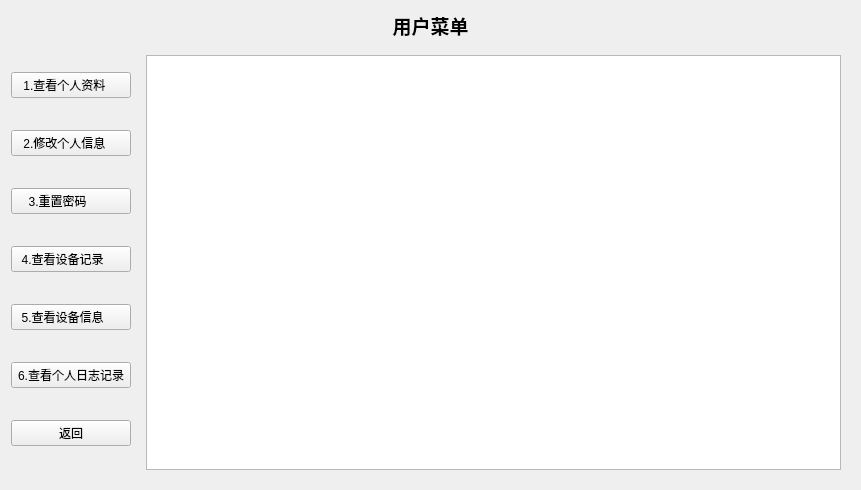
<?xml version="1.0" encoding="UTF-8"?>
<ui version="4.0">
 <class>UserMenu</class>
 <widget class="QWidget" name="UserMenu">
  <property name="geometry">
   <rect>
    <x>0</x>
    <y>0</y>
    <width>861</width>
    <height>490</height>
   </rect>
  </property>
  <property name="sizePolicy">
   <sizepolicy hsizetype="Fixed" vsizetype="Fixed">
    <horstretch>0</horstretch>
    <verstretch>0</verstretch>
   </sizepolicy>
  </property>
  <property name="windowTitle">
   <string>Form</string>
  </property>
  <layout class="QGridLayout" name="gridLayout_12">
   <item row="0" column="0">
    <widget class="QLabel" name="label">
     <property name="font">
      <font>
       <pointsize>14</pointsize>
       <weight>75</weight>
       <bold>true</bold>
      </font>
     </property>
     <property name="text">
      <string>用户菜单</string>
     </property>
     <property name="alignment">
      <set>Qt::AlignCenter</set>
     </property>
    </widget>
   </item>
   <item row="1" column="0">
    <layout class="QGridLayout" name="gridLayout_6">
     <item row="0" column="0">
      <layout class="QVBoxLayout" name="verticalLayout">
       <item>
        <widget class="QPushButton" name="btnUserInfo">
         <property name="text">
          <string>1.查看个人资料    </string>
         </property>
        </widget>
       </item>
       <item>
        <widget class="QPushButton" name="btnUpdataUserInfo">
         <property name="text">
          <string>2.修改个人信息    </string>
         </property>
        </widget>
       </item>
       <item>
        <widget class="QPushButton" name="btnResetPassword">
         <property name="text">
          <string>3.重置密码        </string>
         </property>
        </widget>
       </item>
       <item>
        <widget class="QPushButton" name="btnCatDeviceInfo">
         <property name="text">
          <string>  4.查看设备记录       </string>
         </property>
        </widget>
       </item>
       <item>
        <widget class="QPushButton" name="btnCatDeviceData">
         <property name="text">
          <string>  5.查看设备信息       </string>
         </property>
        </widget>
       </item>
       <item>
        <widget class="QPushButton" name="btnCatUserLog">
         <property name="text">
          <string>6.查看个人日志记录</string>
         </property>
        </widget>
       </item>
       <item>
        <widget class="QPushButton" name="btnBack">
         <property name="text">
          <string>返回</string>
         </property>
        </widget>
       </item>
      </layout>
     </item>
     <item row="0" column="1">
      <widget class="QStackedWidget" name="widgetUserMenu">
       <property name="currentIndex">
        <number>3</number>
       </property>
       <widget class="QWidget" name="pageViewUserInfo">
        <layout class="QGridLayout" name="gridLayout_5">
         <item row="0" column="0">
          <widget class="QWidget" name="widgetUserInfo" native="true">
           <property name="styleSheet">
            <string notr="true"/>
           </property>
           <layout class="QGridLayout" name="gridLayout_2">
            <item row="0" column="0">
             <layout class="QHBoxLayout" name="horizontalLayout" stretch="1,4">
              <item>
               <widget class="QLabel" name="label_2">
                <property name="styleSheet">
                 <string notr="true"/>
                </property>
                <property name="text">
                 <string>用户名：</string>
                </property>
               </widget>
              </item>
              <item>
               <widget class="QLabel" name="labelUsername">
                <property name="text">
                 <string/>
                </property>
               </widget>
              </item>
             </layout>
            </item>
            <item row="1" column="0">
             <layout class="QHBoxLayout" name="horizontalLayout_2" stretch="1,4">
              <item>
               <widget class="QLabel" name="label_3">
                <property name="styleSheet">
                 <string notr="true"/>
                </property>
                <property name="text">
                 <string>邮箱：</string>
                </property>
               </widget>
              </item>
              <item>
               <widget class="QLabel" name="labelEmail">
                <property name="text">
                 <string/>
                </property>
               </widget>
              </item>
             </layout>
            </item>
            <item row="2" column="0">
             <layout class="QHBoxLayout" name="horizontalLayout_3" stretch="1,4">
              <item>
               <widget class="QLabel" name="label_4">
                <property name="styleSheet">
                 <string notr="true"/>
                </property>
                <property name="text">
                 <string>电话：</string>
                </property>
               </widget>
              </item>
              <item>
               <widget class="QLabel" name="labelPhone">
                <property name="text">
                 <string/>
                </property>
               </widget>
              </item>
             </layout>
            </item>
            <item row="3" column="0">
             <layout class="QHBoxLayout" name="horizontalLayout_4" stretch="1,4">
              <item>
               <widget class="QLabel" name="label_5">
                <property name="styleSheet">
                 <string notr="true"/>
                </property>
                <property name="text">
                 <string>昵称：</string>
                </property>
               </widget>
              </item>
              <item>
               <widget class="QLabel" name="labelNickname">
                <property name="text">
                 <string/>
                </property>
               </widget>
              </item>
             </layout>
            </item>
           </layout>
          </widget>
         </item>
        </layout>
       </widget>
       <widget class="QWidget" name="pageUpdateInfo">
        <layout class="QGridLayout" name="gridLayout_7">
         <item row="0" column="0">
          <widget class="QWidget" name="widget_2" native="true">
           <layout class="QGridLayout" name="gridLayout_3" rowstretch="1,2,2,2,0">
            <property name="leftMargin">
             <number>0</number>
            </property>
            <property name="topMargin">
             <number>0</number>
            </property>
            <property name="rightMargin">
             <number>0</number>
            </property>
            <property name="bottomMargin">
             <number>0</number>
            </property>
            <property name="spacing">
             <number>0</number>
            </property>
            <item row="3" column="0">
             <layout class="QHBoxLayout" name="horizontalLayout_8" stretch="0,0">
              <item>
               <widget class="QPushButton" name="pushButton_4">
                <property name="text">
                 <string>修改邮箱  ：</string>
                </property>
               </widget>
              </item>
              <item>
               <widget class="QLineEdit" name="lineEditEmail"/>
              </item>
             </layout>
            </item>
            <item row="4" column="0">
             <layout class="QHBoxLayout" name="horizontalLayout_9">
              <item>
               <spacer name="horizontalSpacer">
                <property name="orientation">
                 <enum>Qt::Horizontal</enum>
                </property>
                <property name="sizeHint" stdset="0">
                 <size>
                  <width>40</width>
                  <height>20</height>
                 </size>
                </property>
               </spacer>
              </item>
              <item>
               <widget class="QPushButton" name="btnUpdateComper">
                <property name="minimumSize">
                 <size>
                  <width>60</width>
                  <height>30</height>
                 </size>
                </property>
                <property name="maximumSize">
                 <size>
                  <width>50</width>
                  <height>30</height>
                 </size>
                </property>
                <property name="layoutDirection">
                 <enum>Qt::LeftToRight</enum>
                </property>
                <property name="text">
                 <string>完成</string>
                </property>
               </widget>
              </item>
              <item>
               <spacer name="horizontalSpacer_2">
                <property name="orientation">
                 <enum>Qt::Horizontal</enum>
                </property>
                <property name="sizeHint" stdset="0">
                 <size>
                  <width>40</width>
                  <height>20</height>
                 </size>
                </property>
               </spacer>
              </item>
             </layout>
            </item>
            <item row="2" column="0">
             <layout class="QHBoxLayout" name="horizontalLayout_7" stretch="0,0">
              <item>
               <widget class="QPushButton" name="pushButton_3">
                <property name="text">
                 <string>修改手机号：</string>
                </property>
               </widget>
              </item>
              <item>
               <widget class="QLineEdit" name="lineEditPhone"/>
              </item>
             </layout>
            </item>
            <item row="1" column="0">
             <layout class="QHBoxLayout" name="horizontalLayout_5" stretch="0,0">
              <item>
               <widget class="QPushButton" name="pushButton">
                <property name="text">
                 <string>修改昵称  ：</string>
                </property>
               </widget>
              </item>
              <item>
               <widget class="QLineEdit" name="lineEditNickname"/>
              </item>
             </layout>
            </item>
            <item row="0" column="0">
             <widget class="QLabel" name="label_7">
              <property name="font">
               <font>
                <pointsize>10</pointsize>
                <weight>75</weight>
                <bold>true</bold>
               </font>
              </property>
              <property name="text">
               <string>请选择您要修改的任意信息，点击完成即可</string>
              </property>
             </widget>
            </item>
           </layout>
          </widget>
         </item>
        </layout>
       </widget>
       <widget class="QWidget" name="pageUpdatePassword">
        <layout class="QGridLayout" name="gridLayout_10">
         <item row="0" column="0">
          <widget class="QWidget" name="widget_updatePasword" native="true">
           <layout class="QGridLayout" name="gridLayout_9">
            <item row="0" column="0">
             <layout class="QGridLayout" name="gridLayout_8">
              <item row="0" column="0">
               <layout class="QHBoxLayout" name="horizontalLayout_6">
                <item>
                 <widget class="QLabel" name="label_6">
                  <property name="text">
                   <string>请输入旧密码：</string>
                  </property>
                 </widget>
                </item>
                <item>
                 <widget class="QLineEdit" name="lineEditOldPwd"/>
                </item>
               </layout>
              </item>
              <item row="1" column="0">
               <layout class="QHBoxLayout" name="horizontalLayout_10">
                <item>
                 <widget class="QLabel" name="label_8">
                  <property name="text">
                   <string> 输入新密码 ：</string>
                  </property>
                 </widget>
                </item>
                <item>
                 <widget class="QLineEdit" name="lineEditNewPwd"/>
                </item>
               </layout>
              </item>
              <item row="2" column="0">
               <layout class="QHBoxLayout" name="horizontalLayout_11">
                <item>
                 <widget class="QLabel" name="label_9">
                  <property name="text">
                   <string> 确认新密码 ：</string>
                  </property>
                 </widget>
                </item>
                <item>
                 <widget class="QLineEdit" name="lineEditAgainPwd"/>
                </item>
               </layout>
              </item>
             </layout>
            </item>
            <item row="1" column="0">
             <layout class="QHBoxLayout" name="horizontalLayout_12">
              <item>
               <spacer name="horizontalSpacer_3">
                <property name="orientation">
                 <enum>Qt::Horizontal</enum>
                </property>
                <property name="sizeHint" stdset="0">
                 <size>
                  <width>40</width>
                  <height>20</height>
                 </size>
                </property>
               </spacer>
              </item>
              <item>
               <widget class="QPushButton" name="btn_userUpdatePassword">
                <property name="text">
                 <string>确定</string>
                </property>
               </widget>
              </item>
              <item>
               <spacer name="horizontalSpacer_4">
                <property name="orientation">
                 <enum>Qt::Horizontal</enum>
                </property>
                <property name="sizeHint" stdset="0">
                 <size>
                  <width>40</width>
                  <height>20</height>
                 </size>
                </property>
               </spacer>
              </item>
             </layout>
            </item>
           </layout>
          </widget>
         </item>
        </layout>
       </widget>
       <widget class="QWidget" name="pageDeviceInfo">
        <layout class="QGridLayout" name="gridLayout">
         <item row="0" column="0">
          <layout class="QVBoxLayout" name="verticalLayout_2">
           <item>
            <widget class="QTableWidget" name="tableWidgetViewDeviceData"/>
           </item>
          </layout>
         </item>
        </layout>
       </widget>
       <widget class="QWidget" name="pageDeviceData">
        <layout class="QGridLayout" name="gridLayout_11">
         <item row="0" column="0">
          <widget class="QTableWidget" name="tableWidgetViewDeviceData_2"/>
         </item>
        </layout>
       </widget>
       <widget class="QWidget" name="pageUserLog">
        <layout class="QGridLayout" name="gridLayout_4">
         <item row="0" column="0">
          <layout class="QVBoxLayout" name="verticalLayout_5">
           <item>
            <widget class="QTableWidget" name="tableWidgetUsreLog"/>
           </item>
          </layout>
         </item>
        </layout>
       </widget>
      </widget>
     </item>
    </layout>
   </item>
  </layout>
 </widget>
 <resources/>
 <connections/>
</ui>
